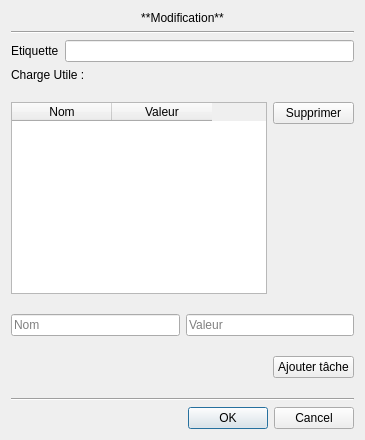
<?xml version="1.0" encoding="UTF-8"?>
<ui version="4.0">
 <class>Dialog</class>
 <widget class="QDialog" name="Dialog">
  <property name="geometry">
   <rect>
    <x>0</x>
    <y>0</y>
    <width>365</width>
    <height>440</height>
   </rect>
  </property>
  <property name="windowTitle">
   <string>Dialog</string>
  </property>
  <layout class="QVBoxLayout" name="verticalLayout_3">
   <item>
    <layout class="QVBoxLayout" name="verticalLayout_2">
     <item>
      <layout class="QVBoxLayout" name="verticalLayout">
       <item>
        <widget class="QLabel" name="label">
         <property name="text">
          <string>**Modification**</string>
         </property>
         <property name="textFormat">
          <enum>Qt::MarkdownText</enum>
         </property>
         <property name="alignment">
          <set>Qt::AlignCenter</set>
         </property>
        </widget>
       </item>
       <item>
        <layout class="QFormLayout" name="formLayout_2">
         <item row="1" column="1">
          <widget class="QLineEdit" name="lineEditEtiquette"/>
         </item>
         <item row="1" column="0">
          <widget class="QLabel" name="label_2">
           <property name="text">
            <string>Etiquette</string>
           </property>
          </widget>
         </item>
         <item row="0" column="0" colspan="2">
          <widget class="Line" name="line">
           <property name="orientation">
            <enum>Qt::Horizontal</enum>
           </property>
          </widget>
         </item>
        </layout>
       </item>
       <item>
        <widget class="QLabel" name="label_3">
         <property name="text">
          <string>Charge Utile :</string>
         </property>
        </widget>
       </item>
       <item>
        <layout class="QFormLayout" name="formLayout">
         <item row="0" column="0">
          <widget class="QTableWidget" name="tableWidget">
           <column>
            <property name="text">
             <string>Nom</string>
            </property>
           </column>
           <column>
            <property name="text">
             <string>Valeur</string>
            </property>
           </column>
          </widget>
         </item>
         <item row="0" column="1">
          <widget class="QPushButton" name="supprimeButton">
           <property name="text">
            <string>Supprimer</string>
           </property>
          </widget>
         </item>
         <item row="2" column="0" colspan="2">
          <layout class="QHBoxLayout" name="horizontalLayout">
           <item>
            <widget class="QLineEdit" name="NomlineEdit">
             <property name="placeholderText">
              <string>Nom</string>
             </property>
            </widget>
           </item>
           <item>
            <widget class="QLineEdit" name="ValeurlineEdit">
             <property name="placeholderText">
              <string>Valeur</string>
             </property>
            </widget>
           </item>
          </layout>
         </item>
         <item row="3" column="1">
          <widget class="QPushButton" name="addTacheButton">
           <property name="text">
            <string>Ajouter tâche</string>
           </property>
          </widget>
         </item>
        </layout>
       </item>
      </layout>
     </item>
     <item>
      <widget class="Line" name="line_2">
       <property name="orientation">
        <enum>Qt::Horizontal</enum>
       </property>
      </widget>
     </item>
     <item>
      <widget class="QDialogButtonBox" name="buttonBox">
       <property name="orientation">
        <enum>Qt::Horizontal</enum>
       </property>
       <property name="standardButtons">
        <set>QDialogButtonBox::Cancel|QDialogButtonBox::Ok</set>
       </property>
      </widget>
     </item>
    </layout>
   </item>
  </layout>
 </widget>
 <resources/>
 <connections>
  <connection>
   <sender>buttonBox</sender>
   <signal>accepted()</signal>
   <receiver>Dialog</receiver>
   <slot>accept()</slot>
   <hints>
    <hint type="sourcelabel">
     <x>248</x>
     <y>254</y>
    </hint>
    <hint type="destinationlabel">
     <x>157</x>
     <y>274</y>
    </hint>
   </hints>
  </connection>
  <connection>
   <sender>buttonBox</sender>
   <signal>rejected()</signal>
   <receiver>Dialog</receiver>
   <slot>reject()</slot>
   <hints>
    <hint type="sourcelabel">
     <x>316</x>
     <y>260</y>
    </hint>
    <hint type="destinationlabel">
     <x>286</x>
     <y>274</y>
    </hint>
   </hints>
  </connection>
 </connections>
</ui>
